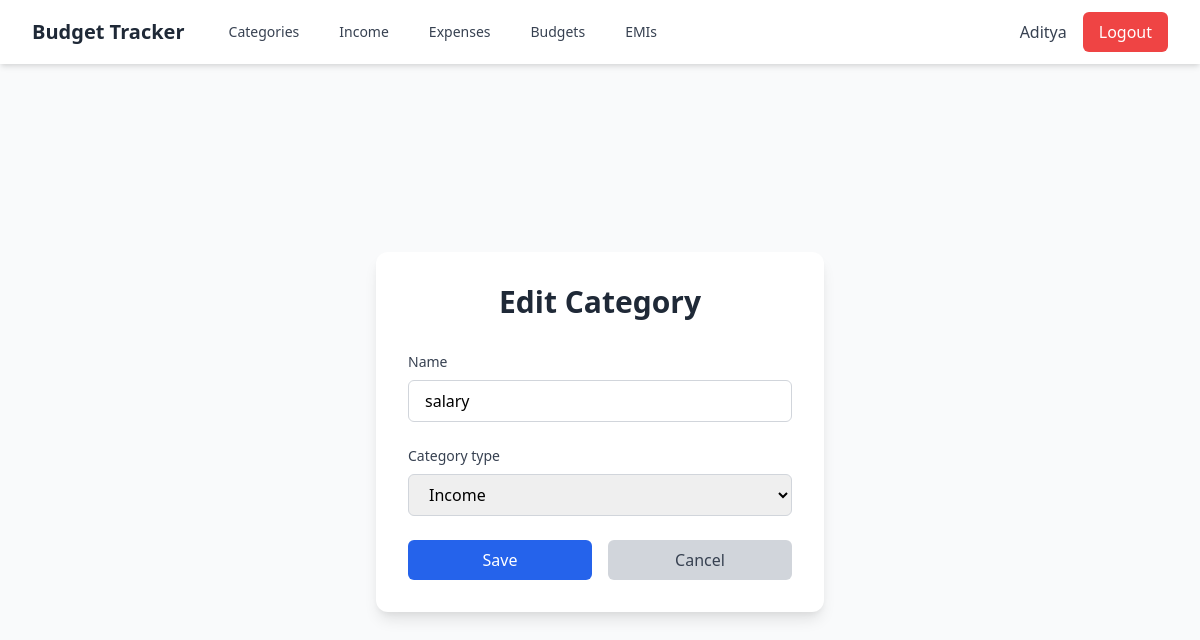
Screenshot of /categories/6/edit/ (signed in) with the database file from the repository.
### myapp/models.py (models this page shows, shortened)
class User(AbstractBaseUser, PermissionsMixin):
    email = models.EmailField(
        verbose_name="email address",
        max_length=255,
        unique=True,
    )
    name = models.CharField(max_length=50)
    phone = models.CharField(max_length=10)
    is_active = models.BooleanField(default=True)
    is_admin = models.BooleanField(default=False)
    objects = UserManager()
    USERNAME_FIELD = "email"
    REQUIRED_FIELDS = ["name", "phone"]
    class Meta:
        verbose_name = 'user'
        verbose_name_plural = 'users'

class Category(models.Model):
    INCOME = 'Income'
    EXPENSE = 'Expense'
    CATEGORY_TYPES = [
        (INCOME, 'Income'),
        (EXPENSE, 'Expense'),
    ]
    user = models.ForeignKey(User, on_delete=models.CASCADE, blank=True, null=True, related_name='categories')
    name = models.CharField(max_length=50)
    category_type = models.CharField(max_length=10, choices=CATEGORY_TYPES)
    created_at = models.DateTimeField(auto_now_add=True)

### myapp/views.py (the view)
# urls.py: path('categories/<int:category_id>/edit/', views.edit_category, name='edit_category'),
@login_required
def edit_category(request, category_id):
    category = get_object_or_404(Category, id=category_id, user=request.user)
    if request.method == 'POST':
        form = CategoryForm(request.POST, instance=category)
        if form.is_valid():
            form.save()
            messages.success(request, 'Category updated successfully!')
            if request.headers.get('X-Requested-With') == 'XMLHttpRequest':
                return JsonResponse({
                    'success': True,
                    'message': 'Category updated successfully!'
                })
            return redirect('category_list')
    else:
        form = CategoryForm(instance=category)
    if request.headers.get('X-Requested-With') == 'XMLHttpRequest' and request.method == 'POST':
        return JsonResponse({
            'success': False,
            'message': 'Please correct the errors below.',
            'errors': dict(form.errors.items())
        })
    return render(request, 'categories/category_form.html', {'form': form, 'title': 'Edit Category'})

### myapp/forms.py
class CategoryForm(forms.ModelForm):
    class Meta:
        model = Category
        fields = ['name', 'category_type']
        widgets = {
            'name': forms.TextInput(attrs={'class': 'w-full px-4 py-2 border border-gray-300 rounded-md focus:ring-2 focus:ring-blue-500 focus:border-blue-500'}),
            'category_type': forms.Select(attrs={'class': 'w-full px-4 py-2 border border-gray-300 rounded-md focus:ring-2 focus:ring-blue-500 focus:border-blue-500'}),
        }

### templates/categories/category_form.html (shortened to what this page needs)
{% extends 'base.html' %}
{% block content %}
<div class="min-h-screen flex items-center justify-center -mt-16">
    <div class="max-w-md w-full bg-white rounded-xl shadow-lg p-8">
        <div class="text-center mb-8">
            <h2 class="text-3xl font-bold text-gray-800">{{ title }}</h2>
        </div>
        <form method="post" class="space-y-6">
            {% for field in form %}
            <div class="space-y-2">
                <label class="block text-sm font-medium text-gray-700" for="{{ field.id_for_label }}">
                    {{ field.label }}
                </label>
                {{ field }}
            </div>
            {% endfor %}
            <div class="flex space-x-4">
                <button type="submit" class="w-1/2 bg-blue-600 text-white py-2 px-4 rounded-md hover:bg-blue-700 transition duration-200">
                    Save
                </button>
                <a href="{% url 'category_list' %}" class="w-1/2 bg-gray-300 text-gray-700 py-2 px-4 rounded-md hover:bg-gray-400 transition duration-200 text-center">
                    Cancel
                </a>
            </div>
        </form>
    </div>
</div>
{% endblock %}

### templates/base.html (shortened to what this page needs)
<!DOCTYPE html>
<html>
<head>
    <link href="https://cdn.jsdelivr.net/npm/tailwindcss@2.2.19/dist/tailwind.min.css" rel="stylesheet">
</head>
<body class="bg-gray-50 min-h-screen">
    <nav class="bg-white shadow-md">
        <div class="max-w-7xl mx-auto px-4 sm:px-6 lg:px-8">
            <div class="flex justify-between h-16">
                <div class="flex items-center space-x-8">
                    <a href="{% url 'dashboard' %}" class="flex items-center">
                        <span class="text-xl font-bold text-gray-800">Budget Tracker</span>
                    </a>
                    {% if user.is_authenticated %}
                    <div class="flex space-x-4">
                        <a href="{% url 'category_list' %}" class="text-gray-700 hover:text-gray-900 px-3 py-2 rounded-md text-sm font-medium">
                            Categories
                        </a>
                        <a href="{% url 'income_list' %}" class="text-gray-700 hover:text-gray-900 px-3 py-2 rounded-md text-sm font-medium">
                            Income
                        </a>
                        <a href="{% url 'expense_list' %}" class="text-gray-700 hover:text-gray-900 px-3 py-2 rounded-md text-sm font-medium">
                            Expenses
                        </a>
                        <a href="{% url 'budget_list' %}" class="text-gray-700 hover:text-gray-900 px-3 py-2 rounded-md text-sm font-medium">
                            Budgets
                        </a>
                        <a href="{% url 'emi_list' %}" class="text-gray-700 hover:text-gray-900 px-3 py-2 rounded-md text-sm font-medium">
                            EMIs
                        </a>
                    </div>
                    {% endif %}
                </div>
                {% if user.is_authenticated %}
<div class="flex items-center space-x-4">
    <span class="text-gray-700">{{ user.name }}</span>
    <form method="post" action="{% url 'logout' %}" class="inline">
        <button type="submit"
                class="bg-red-500 text-white px-4 py-2 rounded-md hover:bg-red-600 transition duration-200">
            Logout
        </button>
    </form>
</div>
{% endif %}
            </div>
        </div>
    </nav>
    <main class="container mx-auto px-4 py-8">
        {% block content %}
        {% endblock %}
    </main>
</body>
</html>

### rows the page displays
User: name "Aditya"
Category: form "salary" "Income"

### other values shown
{{ title }} "Edit Category"
{{ field.label }} "Name" "Category type"
